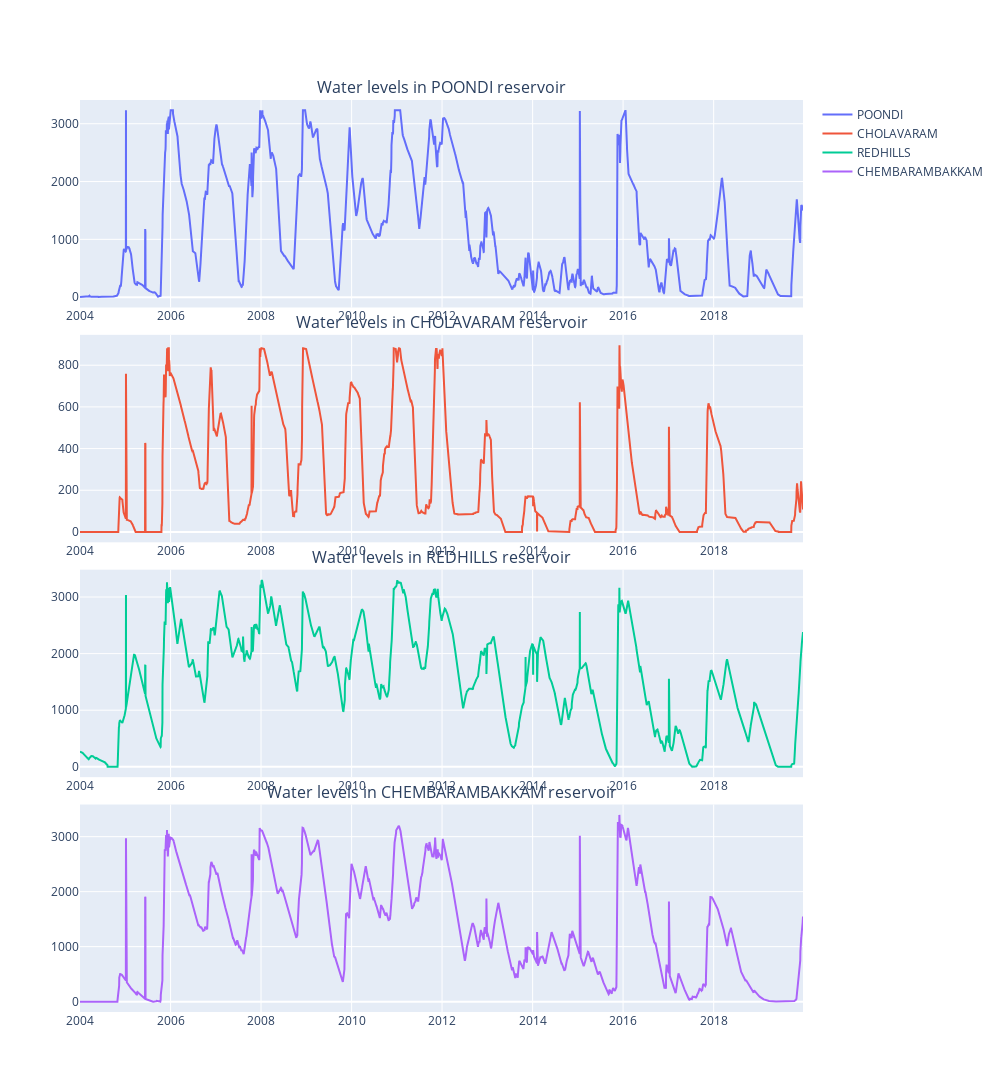

Source (notebook cell):
### Markdown cell above
**Observations**
* All reserviors have max capacity of over 3000 except cholavaram which has max capacity around 900.
* Between redhills resevoir has better water levels than other resevoirs.Maybe catchment areas of redhills could be larger.
* All reservoirs hit peak during 2015 floods.
* In 2011,The levels have remained intact thanks to the rains from south-west monsoon which also reflects in heatmap below.

### Code cell
titles=["Water levels in "+i+" Reservoir" for i in res_df.columns[1:]]
fig=plotly.tools.make_subplots(rows=4,cols=1,subplot_titles=titles,vertical_spacing=.03)
r=1
c=1
for i in data:
    fig.append_trace(i,row=r,col=c)
    r+=1
fig["layout"].update(height=1800,width=1000)

pyo.iplot(fig)

### Figure 1 — Plotly figure (JSON) as saved in the notebook; plotly's stock layout.template omitted (floating-point values rounded to 4 significant figures; data arrays with more than 128 entries replaced by an {"elided": "..."} marker saying what was removed)
{"data": [{"mode": "lines", "name": "POONDI", "type": "scatter", "x": {"elided": "5836 str values"}, "xaxis": "x", "y": {"elided": "5836 float values"}, "yaxis": "y"}, {"mode": "lines", "name": "CHOLAVARAM", "type": "scatter", "x": {"elided": "5836 str values"}, "xaxis": "x2", "y": {"elided": "5836 float values"}, "yaxis": "y2"}, {"mode": "lines", "name": "REDHILLS", "type": "scatter", "x": {"elided": "5836 str values"}, "xaxis": "x3", "y": {"elided": "5836 float values"}, "yaxis": "y3"}, {"mode": "lines", "name": "CHEMBARAMBAKKAM", "type": "scatter", "x": {"elided": "5836 str values"}, "xaxis": "x4", "y": {"elided": "5836 float values"}, "yaxis": "y4"}], "layout": {"annotations": [{"font": {"size": 16}, "showarrow": false, "text": "Water levels in POONDI reservoir", "x": 0.5, "xanchor": "center", "xref": "paper", "y": 1, "yanchor": "bottom", "yref": "paper"}, {"font": {"size": 16}, "showarrow": false, "text": "Water levels in CHOLAVARAM reservoir", "x": 0.5, "xanchor": "center", "xref": "paper", "y": 0.7425, "yanchor": "bottom", "yref": "paper"}, {"font": {"size": 16}, "showarrow": false, "text": "Water levels in REDHILLS reservoir", "x": 0.5, "xanchor": "center", "xref": "paper", "y": 0.485, "yanchor": "bottom", "yref": "paper"}, {"font": {"size": 16}, "showarrow": false, "text": "Water levels in CHEMBARAMBAKKAM reservoir", "x": 0.5, "xanchor": "center", "xref": "paper", "y": 0.2275, "yanchor": "bottom", "yref": "paper"}], "height": 1800, "width": 1000, "xaxis": {"anchor": "y", "domain": [0, 1]}, "xaxis2": {"anchor": "y2", "domain": [0, 1]}, "xaxis3": {"anchor": "y3", "domain": [0, 1]}, "xaxis4": {"anchor": "y4", "domain": [0, 1]}, "yaxis": {"anchor": "x", "domain": [0.7725, 1]}, "yaxis2": {"anchor": "x2", "domain": [0.515, 0.7425]}, "yaxis3": {"anchor": "x3", "domain": [0.2575, 0.485]}, "yaxis4": {"anchor": "x4", "domain": [0, 0.2275]}}}
